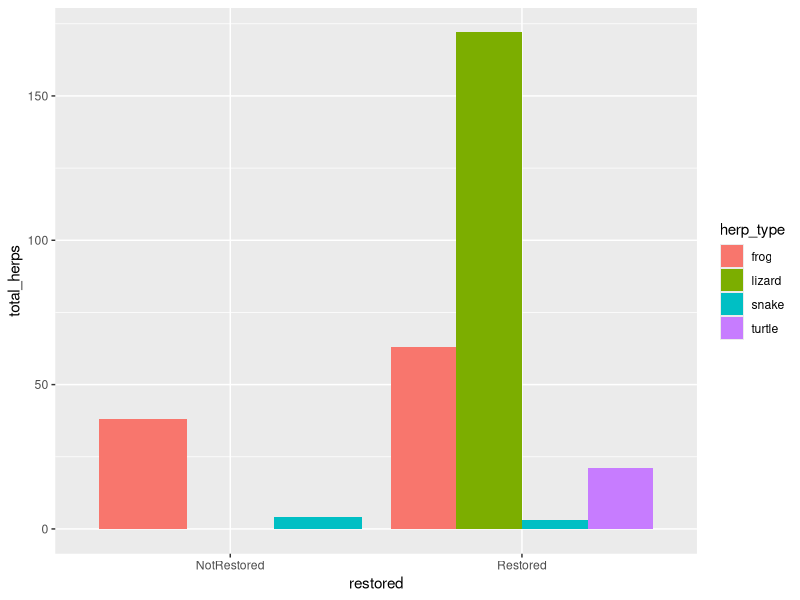

Source code (R):
## ---- chunk 1
rm(list = ls())
library(ggplot2)
library(dplyr)
library(ggfortify)
library(here)

herps <- read.csv(here("Data", "herp_data.csv"), stringsAsFactors = TRUE)
## ---- chunk 2
glimpse(herps)
## ---- chunk 3
org_herps<-herps %>% group_by(restored, herp_type) %>% summarize(total_herps = sum(quantity))
## ---- chunk 4
org_herps$total_herps[2] <- 0
## ---- chunk 5
ggplot(org_herps, aes(restored, total_herps, fill = herp_type))+
    geom_bar(stat = "identity", position = "dodge")
## ---- chunk 6
herp.mat <- xtabs(total_herps ~ restored + herp_type, data = org_herps)
herp.mat
## ---- chunk 7
chisq.test(herp.mat)
